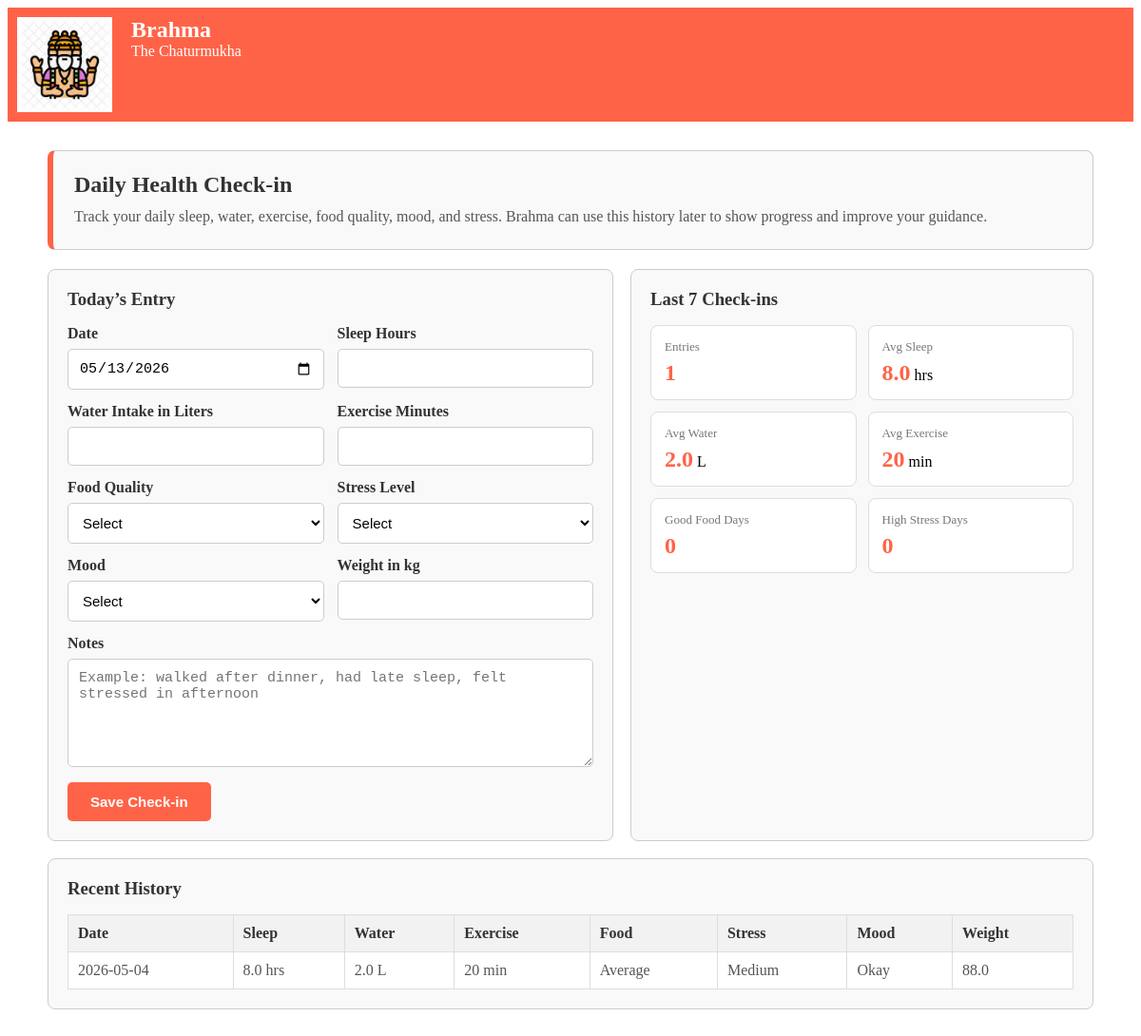
Page /healthcheckins (signed in) on the earlier database version.
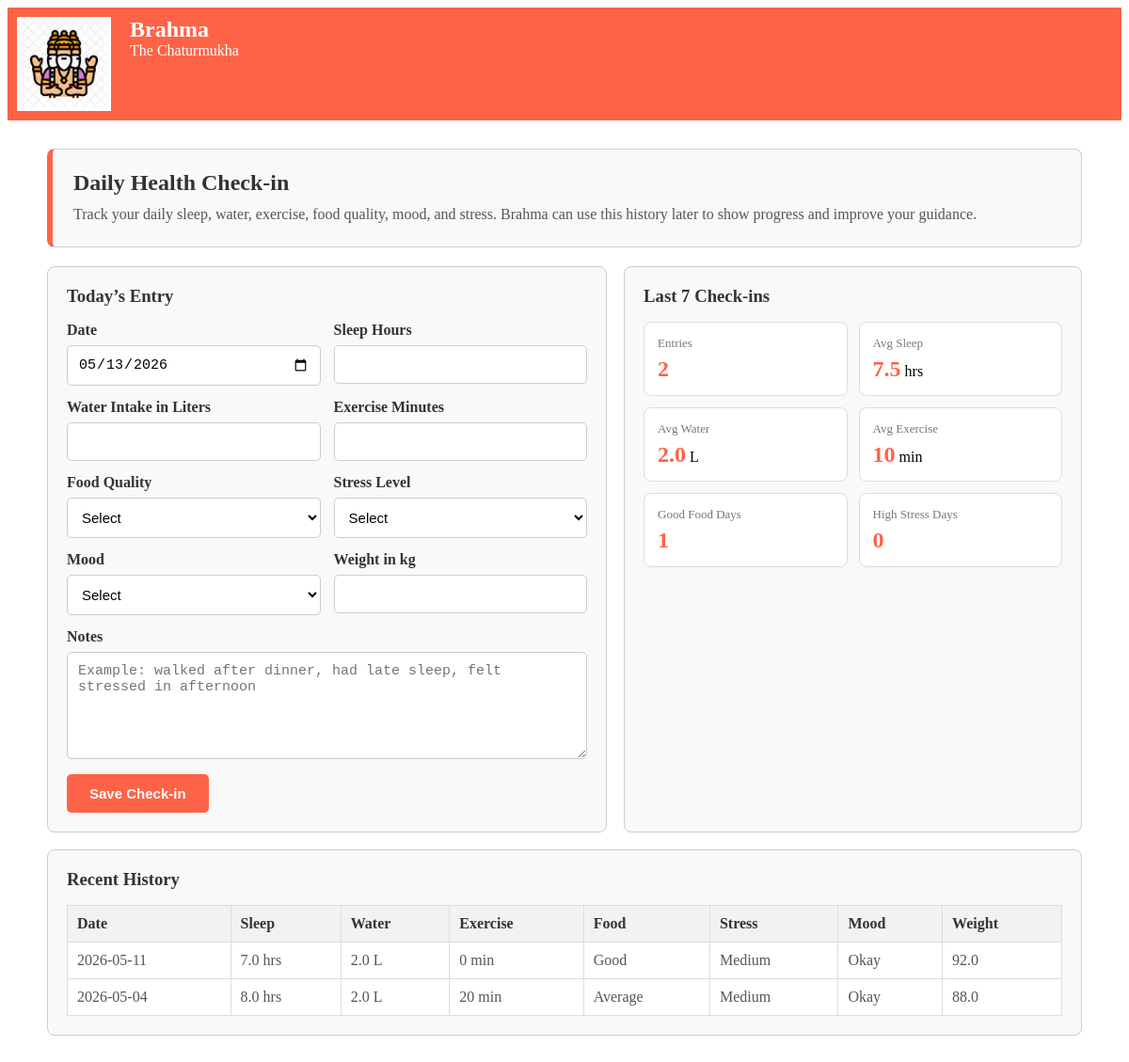
Same page on the later database version.
### tables this page shows
CREATE TABLE daily_checkins (
                  id integer primary key autoincrement,
                  user_id integer not null,
                  checkin_date text not null,
                  sleep_hours real not null,
                  water_intake real not null,
                  exercise_minutes integer not null,
                  food_quality text not null,
                  stress_level text not null,
                  mood text not null,
                  weight real,
                  notes text,
                  foreign key (user_id) references users(id)
                  );

### app.py (the view, shortened to what this page needs)
@app.route('/healthcheckins', methods=["GET", "POST"])
def healthcheckins():
    if 'user_id' not in session:
        return redirect('/login')
    profile = get_health_profile(session['user_id'])
    if not profile:
        return redirect('/profile-setup')
    checkins = get_recent_checkins(session['user_id'])
    summary = summarize_checkins(checkins)
    return render_template(
        'healthcheckins.html',
        today=date.today().isoformat(),
        checkins=checkins,
        summary=summary
    )

### app.py (called while the page is built)
def get_health_profile(user_id):
    conn = sqlite3.connect("database.db")
    conn.row_factory = sqlite3.Row
    cursor = conn.cursor()
    cursor.execute(
        "select * from health_profiles where user_id=?",
        (user_id,)
    )
    profile = cursor.fetchone()
    conn.close()
    return profile

def get_recent_checkins(user_id, limit=7):
    conn = sqlite3.connect("database.db")
    conn.row_factory = sqlite3.Row
    cursor = conn.cursor()
    cursor.execute(
        "select * from daily_checkins where user_id=? order by checkin_date desc, id desc limit ?",
        (user_id, limit)
    )
    checkins = cursor.fetchall()
    conn.close()
    return checkins

def summarize_checkins(checkins):
    if not checkins:
        return None
    total = len(checkins)
    avg_sleep = round(sum(float(item['sleep_hours']) for item in checkins) / total, 1)
    avg_water = round(sum(float(item['water_intake']) for item in checkins) / total, 1)
    avg_exercise = round(sum(int(item['exercise_minutes']) for item in checkins) / total)
    good_food_days = sum(1 for item in checkins if item['food_quality'] == 'good')
    high_stress_days = sum(1 for item in checkins if item['stress_level'] == 'high')
    return {
        'total': total,
        'avg_sleep': avg_sleep,
        'avg_water': avg_water,
        'avg_exercise': avg_exercise,
        'good_food_days': good_food_days,
        'high_stress_days': high_stress_days
    }

### templates/healthcheckins.html (shortened to what this page needs)
{% extends "base.html" %}
{% block content %}
<div class="checkin-page">
    <div class="checkin-header">
        <h2>Daily Health Check-in</h2>
        <p>
            Track your daily sleep, water, exercise, food quality, mood, and stress.
            Brahma can use this history later to show progress and improve your guidance.
        </p>
    </div>
    <div class="checkin-grid">
        <div class="panel">
            <h3>Today’s Entry</h3>
            <form method="POST" action="/healthcheckins">
                <div class="form-grid">
                    <div class="form-group">
                        <label>Date</label>
                        <input type="date" name="checkin_date" value="{{ today }}" required>
                    </div>
                    <div class="form-group">
                        <label>Sleep Hours</label>
                        <input type="number" step="0.5" name="sleep_hours" required>
                    </div>
                    <div class="form-group">
                        <label>Water Intake in Liters</label>
                        <input type="number" step="0.1" name="water_intake" required>
                    </div>
                    <div class="form-group">
                        <label>Exercise Minutes</label>
                        <input type="number" name="exercise_minutes" min="0" required>
                    </div>
                    <div class="form-group">
                        <label>Food Quality</label>
                        <select name="food_quality" required>
                            <option value="">Select</option>
                        </select>
                    </div>
                    <div class="form-group">
                        <label>Stress Level</label>
                        <select name="stress_level" required>
                            <option value="">Select</option>
                        </select>
                    </div>
                    <div class="form-group">
                        <label>Mood</label>
                        <select name="mood" required>
                            <option value="">Select</option>
                        </select>
                    </div>
                    <div class="form-group">
                        <label>Weight in kg</label>
                        <input type="number" step="0.1" name="weight">
                    </div>
                    <div class="form-group full-width">
                        <label>Notes</label>
                        <textarea name="notes" placeholder="Example: walked after dinner, had late sleep, felt stressed in afternoon"></textarea>
                    </div>
                </div>
                <button type="submit" class="submit-btn">Save Check-in</button>
            </form>
        </div>
        <div class="panel">
            <h3>Last 7 Check-ins</h3>
            {% if summary %}
            <div class="summary-grid">
                <div class="summary-card">
                    <span>Entries</span>
                    <strong>{{ summary.total }}</strong>
                </div>
                <div class="summary-card">
                    <span>Avg Sleep</span>
                    <strong>{{ summary.avg_sleep }}</strong> hrs
                </div>
                <div class="summary-card">
                    <span>Avg Water</span>
                    <strong>{{ summary.avg_water }}</strong> L
                </div>
                <div class="summary-card">
                    <span>Avg Exercise</span>
                    <strong>{{ summary.avg_exercise }}</strong> min
                </div>
                <div class="summary-card">
                    <span>Good Food Days</span>
                    <strong>{{ summary.good_food_days }}</strong>
                </div>
                <div class="summary-card">
                    <span>High Stress Days</span>
                    <strong>{{ summary.high_stress_days }}</strong>
                </div>
            </div>
            {% else %}
            <p class="empty-state">
                No check-ins yet. Add today’s entry and your progress history will start here.
            </p>
            {% endif %}
        </div>
    </div>
    {% if checkins %}
    <div class="panel history">
        <h3>Recent History</h3>
        <table>
            <tr>
                <th>Date</th>
                <th>Sleep</th>
                <th>Water</th>
                <th>Exercise</th>
                <th>Food</th>
                <th>Stress</th>
                <th>Mood</th>
                <th>Weight</th>
            </tr>
            {% for item in checkins %}
            <tr>
                <td>{{ item['checkin_date'] }}</td>
                <td>{{ item['sleep_hours'] }} hrs</td>
                <td>{{ item['water_intake'] }} L</td>
                <td>{{ item['exercise_minutes'] }} min</td>
                <td>{{ item['food_quality'].title() }}</td>
                <td>{{ item['stress_level'].title() }}</td>
                <td>{{ item['mood'].title() }}</td>
                <td>{{ item['weight'] or '-' }}</td>
            </tr>
            {% endfor %}
        </table>
    </div>
    {% endif %}
</div>
{% endblock %}

### templates/base.html (shortened to what this page needs)
<!DOCTYPE html>
<html lang="en">
<head>
</head>
<body>
    <div class="logo">
        <img src="{{url_for('static',filename='download (1).jpg')}}" class="img">
        <div class="logo-text">
        <h1>Brahma</h1>
        <p class="tagline"> The Chaturmukha</p>
        </div>
    </div>
    {% block content %}
    {% endblock %}
</body>
</html>

### templates/base.html (style rules this page uses)
.logo { display: flex; text-align: left; background-color: tomato; padding: 10px; gap: 20px; position: relative; }
.img { width: 100px; height: 100px; flex-shrink: 0; }
.logo-text { display: flex; flex-direction: column; margin: 0; }
.logo h1 { font-size: x-large; margin: 0; color:white; font-style: bold; }
.tagline { font-size: medium; color:white; font-style: sans-serif; margin: 0; white-space: nowrap; }

### templates/healthcheckins.html (style rules this page uses)
.checkin-page { max-width: 1100px; margin: 30px auto; padding: 0 20px; }
.checkin-header { border: 1px solid #ccc; border-left: 6px solid tomato; border-radius: 8px; background-color: #f9f9f9; padding: 22px; margin-bottom: 20px; }
.checkin-header h2 { margin: 0 0 8px; color: #333; }
.checkin-header p { margin: 0; color: #555; line-height: 1.5; }
.checkin-grid { display: grid; grid-template-columns: 1.1fr 0.9fr; gap: 18px; }
.panel { border: 1px solid #ccc; border-radius: 8px; background-color: #f9f9f9; padding: 20px; }
.panel h3 { margin: 0 0 16px; color: #333; }
.form-grid { display: grid; grid-template-columns: 1fr 1fr; gap: 14px; }
.form-group { display: flex; flex-direction: column; }
.form-group label { color: #333; font-weight: bold; margin-bottom: 7px; }
.form-group input, .form-group select, .form-group textarea { border: 1px solid #ccc; border-radius: 5px; padding: 11px; font-size: 15px; background-color: white; }
.form-group textarea { min-height: 90px; resize: vertical; }
.full-width { grid-column: 1 / 3; }
.submit-btn { background-color: tomato; color: white; border: none; border-radius: 5px; padding: 12px 24px; font-weight: bold; font-size: 15px; cursor: pointer; margin-top: 16px; }
.summary-grid { display: grid; grid-template-columns: 1fr 1fr; gap: 12px; }
.summary-card { border: 1px solid #ddd; border-radius: 8px; background-color: white; padding: 14px; }
.summary-card span { display: block; color: #777; font-size: 13px; margin-bottom: 6px; }
.summary-card strong { color: tomato; font-size: 24px; }
.history { margin-top: 18px; overflow-x: auto; }
table { width: 100%; border-collapse: collapse; background-color: white; }
th, td { border: 1px solid #ddd; padding: 10px; text-align: left; color: #555; white-space: nowrap; }
th { color: #333; background-color: #f2f2f2; }

Differences in the rows shown:
added daily_checkins: checkin_date "2026-05-11", sleep_hours "7.0", water_intake "2.0", exercise_minutes "0", food_quality "Good", stress_level "Medium", mood "Okay", weight "92.0"
Other differences:
{{ summary.total }}: "1" → "2"
{{ summary.avg_sleep }}: "8.0" → "7.5"
{{ summary.avg_exercise }}: "20" → "10"
{{ summary.good_food_days }}: "0" → "1"
